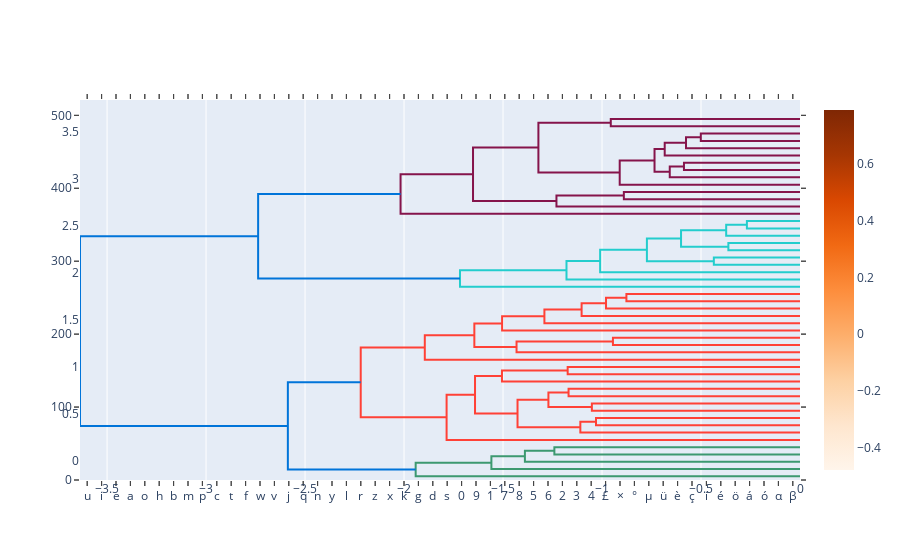

Notebook code cell kept with this figure:
### Code cell
fig.show()

### Figure 1 — Plotly figure (JSON) as saved in the notebook; plotly's stock layout.template omitted (floating-point values rounded to 4 significant figures; data arrays with more than 128 entries replaced by an {"elided": "..."} marker saying what was removed)
{"data": [{"hoverinfo": "text", "marker": {"color": "rgb(61,153,112)"}, "mode": "lines", "type": "scatter", "x": [35, 35, 45, 45], "xaxis": "x", "y": [0, 1.241, 1.241, 0], "yaxis": "y2"}, {"hoverinfo": "text", "marker": {"color": "rgb(61,153,112)"}, "mode": "lines", "type": "scatter", "x": [25, 25, 40, 40], "xaxis": "x", "y": [0, 1.39, 1.39, 1.241], "yaxis": "y2"}, {"hoverinfo": "text", "marker": {"color": "rgb(61,153,112)"}, "mode": "lines", "type": "scatter", "x": [15, 15, 32.5, 32.5], "xaxis": "x", "y": [0, 1.559, 1.559, 1.39], "yaxis": "y2"}, {"hoverinfo": "text", "marker": {"color": "rgb(61,153,112)"}, "mode": "lines", "type": "scatter", "x": [5, 5, 23.75, 23.75], "xaxis": "x", "y": [0, 1.941, 1.941, 1.559], "yaxis": "y2"}, {"hoverinfo": "text", "marker": {"color": "rgb(255,65,54)"}, "mode": "lines", "type": "scatter", "x": [75, 75, 85, 85], "xaxis": "x", "y": [0, 1.03, 1.03, 0], "yaxis": "y2"}, {"hoverinfo": "text", "marker": {"color": "rgb(255,65,54)"}, "mode": "lines", "type": "scatter", "x": [65, 65, 80, 80], "xaxis": "x", "y": [0, 1.11, 1.11, 1.03], "yaxis": "y2"}, {"hoverinfo": "text", "marker": {"color": "rgb(255,65,54)"}, "mode": "lines", "type": "scatter", "x": [95, 95, 105, 105], "xaxis": "x", "y": [0, 1.051, 1.051, 0], "yaxis": "y2"}, {"hoverinfo": "text", "marker": {"color": "rgb(255,65,54)"}, "mode": "lines", "type": "scatter", "x": [115, 115, 125, 125], "xaxis": "x", "y": [0, 1.169, 1.169, 0], "yaxis": "y2"}, {"hoverinfo": "text", "marker": {"color": "rgb(255,65,54)"}, "mode": "lines", "type": "scatter", "x": [100, 100, 120, 120], "xaxis": "x", "y": [1.051, 1.271, 1.271, 1.169], "yaxis": "y2"}, {"hoverinfo": "text", "marker": {"color": "rgb(255,65,54)"}, "mode": "lines", "type": "scatter", "x": [72.5, 72.5, 110, 110], "xaxis": "x", "y": [1.11, 1.427, 1.427, 1.271], "yaxis": "y2"}, {"hoverinfo": "text", "marker": {"color": "rgb(255,65,54)"}, "mode": "lines", "type": "scatter", "x": [145, 145, 155, 155], "xaxis": "x", "y": [0, 1.174, 1.174, 0], "yaxis": "y2"}, {"hoverinfo": "text", "marker": {"color": "rgb(255,65,54)"}, "mode": "lines", "type": "scatter", "x": [135, 135, 150, 150], "xaxis": "x", "y": [0, 1.505, 1.505, 1.174], "yaxis": "y2"}, {"hoverinfo": "text", "marker": {"color": "rgb(255,65,54)"}, "mode": "lines", "type": "scatter", "x": [91.25, 91.25, 142.5, 142.5], "xaxis": "x", "y": [1.427, 1.641, 1.641, 1.505], "yaxis": "y2"}, {"hoverinfo": "text", "marker": {"color": "rgb(255,65,54)"}, "mode": "lines", "type": "scatter", "x": [55, 55, 116.9, 116.9], "xaxis": "x", "y": [0, 1.785, 1.785, 1.641], "yaxis": "y2"}, {"hoverinfo": "text", "marker": {"color": "rgb(255,65,54)"}, "mode": "lines", "type": "scatter", "x": [185, 185, 195, 195], "xaxis": "x", "y": [0, 0.9448, 0.9448, 0], "yaxis": "y2"}, {"hoverinfo": "text", "marker": {"color": "rgb(255,65,54)"}, "mode": "lines", "type": "scatter", "x": [175, 175, 190, 190], "xaxis": "x", "y": [0, 1.432, 1.432, 0.9448], "yaxis": "y2"}, {"hoverinfo": "text", "marker": {"color": "rgb(255,65,54)"}, "mode": "lines", "type": "scatter", "x": [245, 245, 255, 255], "xaxis": "x", "y": [0, 0.8768, 0.8768, 0], "yaxis": "y2"}, {"hoverinfo": "text", "marker": {"color": "rgb(255,65,54)"}, "mode": "lines", "type": "scatter", "x": [235, 235, 250, 250], "xaxis": "x", "y": [0, 0.9798, 0.9798, 0.8768], "yaxis": "y2"}, {"hoverinfo": "text", "marker": {"color": "rgb(255,65,54)"}, "mode": "lines", "type": "scatter", "x": [225, 225, 242.5, 242.5], "xaxis": "x", "y": [0, 1.103, 1.103, 0.9798], "yaxis": "y2"}, {"hoverinfo": "text", "marker": {"color": "rgb(255,65,54)"}, "mode": "lines", "type": "scatter", "x": [215, 215, 233.8, 233.8], "xaxis": "x", "y": [0, 1.291, 1.291, 1.103], "yaxis": "y2"}, {"hoverinfo": "text", "marker": {"color": "rgb(255,65,54)"}, "mode": "lines", "type": "scatter", "x": [205, 205, 224.4, 224.4], "xaxis": "x", "y": [0, 1.505, 1.505, 1.291], "yaxis": "y2"}, {"hoverinfo": "text", "marker": {"color": "rgb(255,65,54)"}, "mode": "lines", "type": "scatter", "x": [182.5, 182.5, 214.7, 214.7], "xaxis": "x", "y": [1.432, 1.645, 1.645, 1.505], "yaxis": "y2"}, {"hoverinfo": "text", "marker": {"color": "rgb(255,65,54)"}, "mode": "lines", "type": "scatter", "x": [165, 165, 198.6, 198.6], "xaxis": "x", "y": [0, 1.895, 1.895, 1.645], "yaxis": "y2"}, {"hoverinfo": "text", "marker": {"color": "rgb(255,65,54)"}, "mode": "lines", "type": "scatter", "x": [85.94, 85.94, 181.8, 181.8], "xaxis": "x", "y": [1.785, 2.219, 2.219, 1.895], "yaxis": "y2"}, {"hoverinfo": "text", "marker": {"color": "rgb(0,116,217)"}, "mode": "lines", "type": "scatter", "x": [14.38, 14.38, 133.9, 133.9], "xaxis": "x", "y": [1.941, 2.587, 2.587, 2.219], "yaxis": "y2"}, {"hoverinfo": "text", "marker": {"color": "rgb(35,205,205)"}, "mode": "lines", "type": "scatter", "x": [295, 295, 305, 305], "xaxis": "x", "y": [0, 0.4352, 0.4352, 0], "yaxis": "y2"}, {"hoverinfo": "text", "marker": {"color": "rgb(35,205,205)"}, "mode": "lines", "type": "scatter", "x": [315, 315, 325, 325], "xaxis": "x", "y": [0, 0.3618, 0.3618, 0], "yaxis": "y2"}, {"hoverinfo": "text", "marker": {"color": "rgb(35,205,205)"}, "mode": "lines", "type": "scatter", "x": [345, 345, 355, 355], "xaxis": "x", "y": [0, 0.2682, 0.2682, 0], "yaxis": "y2"}, {"hoverinfo": "text", "marker": {"color": "rgb(35,205,205)"}, "mode": "lines", "type": "scatter", "x": [335, 335, 350, 350], "xaxis": "x", "y": [0, 0.3729, 0.3729, 0.2682], "yaxis": "y2"}, {"hoverinfo": "text", "marker": {"color": "rgb(35,205,205)"}, "mode": "lines", "type": "scatter", "x": [320, 320, 342.5, 342.5], "xaxis": "x", "y": [0.3618, 0.6009, 0.6009, 0.3729], "yaxis": "y2"}, {"hoverinfo": "text", "marker": {"color": "rgb(35,205,205)"}, "mode": "lines", "type": "scatter", "x": [300, 300, 331.2, 331.2], "xaxis": "x", "y": [0.4352, 0.7733, 0.7733, 0.6009], "yaxis": "y2"}, {"hoverinfo": "text", "marker": {"color": "rgb(35,205,205)"}, "mode": "lines", "type": "scatter", "x": [285, 285, 315.6, 315.6], "xaxis": "x", "y": [0, 1.01, 1.01, 0.7733], "yaxis": "y2"}, {"hoverinfo": "text", "marker": {"color": "rgb(35,205,205)"}, "mode": "lines", "type": "scatter", "x": [275, 275, 300.3, 300.3], "xaxis": "x", "y": [0, 1.179, 1.179, 1.01], "yaxis": "y2"}, {"hoverinfo": "text", "marker": {"color": "rgb(35,205,205)"}, "mode": "lines", "type": "scatter", "x": [265, 265, 287.7, 287.7], "xaxis": "x", "y": [0, 1.717, 1.717, 1.179], "yaxis": "y2"}, {"hoverinfo": "text", "marker": {"color": "rgb(133,20,75)"}, "mode": "lines", "type": "scatter", "x": [385, 385, 395, 395], "xaxis": "x", "y": [0, 0.8897, 0.8897, 0], "yaxis": "y2"}, {"hoverinfo": "text", "marker": {"color": "rgb(133,20,75)"}, "mode": "lines", "type": "scatter", "x": [375, 375, 390, 390], "xaxis": "x", "y": [0, 1.23, 1.23, 0.8897], "yaxis": "y2"}, {"hoverinfo": "text", "marker": {"color": "rgb(133,20,75)"}, "mode": "lines", "type": "scatter", "x": [425, 425, 435, 435], "xaxis": "x", "y": [0, 0.5861, 0.5861, 0], "yaxis": "y2"}, {"hoverinfo": "text", "marker": {"color": "rgb(133,20,75)"}, "mode": "lines", "type": "scatter", "x": [415, 415, 430, 430], "xaxis": "x", "y": [0, 0.6579, 0.6579, 0.5861], "yaxis": "y2"}, {"hoverinfo": "text", "marker": {"color": "rgb(133,20,75)"}, "mode": "lines", "type": "scatter", "x": [465, 465, 475, 475], "xaxis": "x", "y": [0, 0.501, 0.501, 0], "yaxis": "y2"}, {"hoverinfo": "text", "marker": {"color": "rgb(133,20,75)"}, "mode": "lines", "type": "scatter", "x": [455, 455, 470, 470], "xaxis": "x", "y": [0, 0.5758, 0.5758, 0.501], "yaxis": "y2"}, {"hoverinfo": "text", "marker": {"color": "rgb(133,20,75)"}, "mode": "lines", "type": "scatter", "x": [445, 445, 462.5, 462.5], "xaxis": "x", "y": [0, 0.6833, 0.6833, 0.5758], "yaxis": "y2"}, {"hoverinfo": "text", "marker": {"color": "rgb(133,20,75)"}, "mode": "lines", "type": "scatter", "x": [422.5, 422.5, 453.8, 453.8], "xaxis": "x", "y": [0.6579, 0.7347, 0.7347, 0.6833], "yaxis": "y2"}, {"hoverinfo": "text", "marker": {"color": "rgb(133,20,75)"}, "mode": "lines", "type": "scatter", "x": [405, 405, 438.1, 438.1], "xaxis": "x", "y": [0, 0.9107, 0.9107, 0.7347], "yaxis": "y2"}, {"hoverinfo": "text", "marker": {"color": "rgb(133,20,75)"}, "mode": "lines", "type": "scatter", "x": [485, 485, 495, 495], "xaxis": "x", "y": [0, 0.9557, 0.9557, 0], "yaxis": "y2"}, {"hoverinfo": "text", "marker": {"color": "rgb(133,20,75)"}, "mode": "lines", "type": "scatter", "x": [421.6, 421.6, 490, 490], "xaxis": "x", "y": [0.9107, 1.321, 1.321, 0.9557], "yaxis": "y2"}, {"hoverinfo": "text", "marker": {"color": "rgb(133,20,75)"}, "mode": "lines", "type": "scatter", "x": [382.5, 382.5, 455.8, 455.8], "xaxis": "x", "y": [1.23, 1.652, 1.652, 1.321], "yaxis": "y2"}, {"hoverinfo": "text", "marker": {"color": "rgb(133,20,75)"}, "mode": "lines", "type": "scatter", "x": [365, 365, 419.1, 419.1], "xaxis": "x", "y": [0, 2.018, 2.018, 1.652], "yaxis": "y2"}, {"hoverinfo": "text", "marker": {"color": "rgb(0,116,217)"}, "mode": "lines", "type": "scatter", "x": [276.3, 276.3, 392.1, 392.1], "xaxis": "x", "y": [1.717, 2.737, 2.737, 2.018], "yaxis": "y2"}, {"hoverinfo": "text", "marker": {"color": "rgb(0,116,217)"}, "mode": "lines", "type": "scatter", "x": [74.12, 74.12, 334.2, 334.2], "xaxis": "x", "y": [2.587, 3.637, 3.637, 2.737], "yaxis": "y2"}, {"hoverinfo": "text", "marker": {"color": "rgb(61,153,112)"}, "mode": "lines", "type": "scatter", "x": [0, -1.241, -1.241, 0], "xaxis": "x2", "y": [35, 35, 45, 45], "yaxis": "y"}, {"hoverinfo": "text", "marker": {"color": "rgb(61,153,112)"}, "mode": "lines", "type": "scatter", "x": [0, -1.39, -1.39, -1.241], "xaxis": "x2", "y": [25, 25, 40, 40], "yaxis": "y"}, {"hoverinfo": "text", "marker": {"color": "rgb(61,153,112)"}, "mode": "lines", "type": "scatter", "x": [0, -1.559, -1.559, -1.39], "xaxis": "x2", "y": [15, 15, 32.5, 32.5], "yaxis": "y"}, {"hoverinfo": "text", "marker": {"color": "rgb(61,153,112)"}, "mode": "lines", "type": "scatter", "x": [0, -1.941, -1.941, -1.559], "xaxis": "x2", "y": [5, 5, 23.75, 23.75], "yaxis": "y"}, {"hoverinfo": "text", "marker": {"color": "rgb(255,65,54)"}, "mode": "lines", "type": "scatter", "x": [0, -1.03, -1.03, 0], "xaxis": "x2", "y": [75, 75, 85, 85], "yaxis": "y"}, {"hoverinfo": "text", "marker": {"color": "rgb(255,65,54)"}, "mode": "lines", "type": "scatter", "x": [0, -1.11, -1.11, -1.03], "xaxis": "x2", "y": [65, 65, 80, 80], "yaxis": "y"}, {"hoverinfo": "text", "marker": {"color": "rgb(255,65,54)"}, "mode": "lines", "type": "scatter", "x": [0, -1.051, -1.051, 0], "xaxis": "x2", "y": [95, 95, 105, 105], "yaxis": "y"}, {"hoverinfo": "text", "marker": {"color": "rgb(255,65,54)"}, "mode": "lines", "type": "scatter", "x": [0, -1.169, -1.169, 0], "xaxis": "x2", "y": [115, 115, 125, 125], "yaxis": "y"}, {"hoverinfo": "text", "marker": {"color": "rgb(255,65,54)"}, "mode": "lines", "type": "scatter", "x": [-1.051, -1.271, -1.271, -1.169], "xaxis": "x2", "y": [100, 100, 120, 120], "yaxis": "y"}, {"hoverinfo": "text", "marker": {"color": "rgb(255,65,54)"}, "mode": "lines", "type": "scatter", "x": [-1.11, -1.427, -1.427, -1.271], "xaxis": "x2", "y": [72.5, 72.5, 110, 110], "yaxis": "y"}, {"hoverinfo": "text", "marker": {"color": "rgb(255,65,54)"}, "mode": "lines", "type": "scatter", "x": [0, -1.174, -1.174, 0], "xaxis": "x2", "y": [145, 145, 155, 155], "yaxis": "y"}, {"hoverinfo": "text", "marker": {"color": "rgb(255,65,54)"}, "mode": "lines", "type": "scatter", "x": [0, -1.505, -1.505, -1.174], "xaxis": "x2", "y": [135, 135, 150, 150], "yaxis": "y"}, {"hoverinfo": "text", "marker": {"color": "rgb(255,65,54)"}, "mode": "lines", "type": "scatter", "x": [-1.427, -1.641, -1.641, -1.505], "xaxis": "x2", "y": [91.25, 91.25, 142.5, 142.5], "yaxis": "y"}, {"hoverinfo": "text", "marker": {"color": "rgb(255,65,54)"}, "mode": "lines", "type": "scatter", "x": [0, -1.785, -1.785, -1.641], "xaxis": "x2", "y": [55, 55, 116.9, 116.9], "yaxis": "y"}, {"hoverinfo": "text", "marker": {"color": "rgb(255,65,54)"}, "mode": "lines", "type": "scatter", "x": [0, -0.9448, -0.9448, 0], "xaxis": "x2", "y": [185, 185, 195, 195], "yaxis": "y"}, {"hoverinfo": "text", "marker": {"color": "rgb(255,65,54)"}, "mode": "lines", "type": "scatter", "x": [0, -1.432, -1.432, -0.9448], "xaxis": "x2", "y": [175, 175, 190, 190], "yaxis": "y"}, {"hoverinfo": "text", "marker": {"color": "rgb(255,65,54)"}, "mode": "lines", "type": "scatter", "x": [0, -0.8768, -0.8768, 0], "xaxis": "x2", "y": [245, 245, 255, 255], "yaxis": "y"}, {"hoverinfo": "text", "marker": {"color": "rgb(255,65,54)"}, "mode": "lines", "type": "scatter", "x": [0, -0.9798, -0.9798, -0.8768], "xaxis": "x2", "y": [235, 235, 250, 250], "yaxis": "y"}, {"hoverinfo": "text", "marker": {"color": "rgb(255,65,54)"}, "mode": "lines", "type": "scatter", "x": [0, -1.103, -1.103, -0.9798], "xaxis": "x2", "y": [225, 225, 242.5, 242.5], "yaxis": "y"}, {"hoverinfo": "text", "marker": {"color": "rgb(255,65,54)"}, "mode": "lines", "type": "scatter", "x": [0, -1.291, -1.291, -1.103], "xaxis": "x2", "y": [215, 215, 233.8, 233.8], "yaxis": "y"}, {"hoverinfo": "text", "marker": {"color": "rgb(255,65,54)"}, "mode": "lines", "type": "scatter", "x": [0, -1.505, -1.505, -1.291], "xaxis": "x2", "y": [205, 205, 224.4, 224.4], "yaxis": "y"}, {"hoverinfo": "text", "marker": {"color": "rgb(255,65,54)"}, "mode": "lines", "type": "scatter", "x": [-1.432, -1.645, -1.645, -1.505], "xaxis": "x2", "y": [182.5, 182.5, 214.7, 214.7], "yaxis": "y"}, {"hoverinfo": "text", "marker": {"color": "rgb(255,65,54)"}, "mode": "lines", "type": "scatter", "x": [0, -1.895, -1.895, -1.645], "xaxis": "x2", "y": [165, 165, 198.6, 198.6], "yaxis": "y"}, {"hoverinfo": "text", "marker": {"color": "rgb(255,65,54)"}, "mode": "lines", "type": "scatter", "x": [-1.785, -2.219, -2.219, -1.895], "xaxis": "x2", "y": [85.94, 85.94, 181.8, 181.8], "yaxis": "y"}, {"hoverinfo": "text", "marker": {"color": "rgb(0,116,217)"}, "mode": "lines", "type": "scatter", "x": [-1.941, -2.587, -2.587, -2.219], "xaxis": "x2", "y": [14.38, 14.38, 133.9, 133.9], "yaxis": "y"}, {"hoverinfo": "text", "marker": {"color": "rgb(35,205,205)"}, "mode": "lines", "type": "scatter", "x": [0, -0.4352, -0.4352, 0], "xaxis": "x2", "y": [295, 295, 305, 305], "yaxis": "y"}, {"hoverinfo": "text", "marker": {"color": "rgb(35,205,205)"}, "mode": "lines", "type": "scatter", "x": [0, -0.3618, -0.3618, 0], "xaxis": "x2", "y": [315, 315, 325, 325], "yaxis": "y"}, {"hoverinfo": "text", "marker": {"color": "rgb(35,205,205)"}, "mode": "lines", "type": "scatter", "x": [0, -0.2682, -0.2682, 0], "xaxis": "x2", "y": [345, 345, 355, 355], "yaxis": "y"}, {"hoverinfo": "text", "marker": {"color": "rgb(35,205,205)"}, "mode": "lines", "type": "scatter", "x": [0, -0.3729, -0.3729, -0.2682], "xaxis": "x2", "y": [335, 335, 350, 350], "yaxis": "y"}, {"hoverinfo": "text", "marker": {"color": "rgb(35,205,205)"}, "mode": "lines", "type": "scatter", "x": [-0.3618, -0.6009, -0.6009, -0.3729], "xaxis": "x2", "y": [320, 320, 342.5, 342.5], "yaxis": "y"}, {"hoverinfo": "text", "marker": {"color": "rgb(35,205,205)"}, "mode": "lines", "type": "scatter", "x": [-0.4352, -0.7733, -0.7733, -0.6009], "xaxis": "x2", "y": [300, 300, 331.2, 331.2], "yaxis": "y"}, {"hoverinfo": "text", "marker": {"color": "rgb(35,205,205)"}, "mode": "lines", "type": "scatter", "x": [0, -1.01, -1.01, -0.7733], "xaxis": "x2", "y": [285, 285, 315.6, 315.6], "yaxis": "y"}, {"hoverinfo": "text", "marker": {"color": "rgb(35,205,205)"}, "mode": "lines", "type": "scatter", "x": [0, -1.179, -1.179, -1.01], "xaxis": "x2", "y": [275, 275, 300.3, 300.3], "yaxis": "y"}, {"hoverinfo": "text", "marker": {"color": "rgb(35,205,205)"}, "mode": "lines", "type": "scatter", "x": [0, -1.717, -1.717, -1.179], "xaxis": "x2", "y": [265, 265, 287.7, 287.7], "yaxis": "y"}, {"hoverinfo": "text", "marker": {"color": "rgb(133,20,75)"}, "mode": "lines", "type": "scatter", "x": [0, -0.8897, -0.8897, 0], "xaxis": "x2", "y": [385, 385, 395, 395], "yaxis": "y"}, {"hoverinfo": "text", "marker": {"color": "rgb(133,20,75)"}, "mode": "lines", "type": "scatter", "x": [0, -1.23, -1.23, -0.8897], "xaxis": "x2", "y": [375, 375, 390, 390], "yaxis": "y"}, {"hoverinfo": "text", "marker": {"color": "rgb(133,20,75)"}, "mode": "lines", "type": "scatter", "x": [0, -0.5861, -0.5861, 0], "xaxis": "x2", "y": [425, 425, 435, 435], "yaxis": "y"}, {"hoverinfo": "text", "marker": {"color": "rgb(133,20,75)"}, "mode": "lines", "type": "scatter", "x": [0, -0.6579, -0.6579, -0.5861], "xaxis": "x2", "y": [415, 415, 430, 430], "yaxis": "y"}, {"hoverinfo": "text", "marker": {"color": "rgb(133,20,75)"}, "mode": "lines", "type": "scatter", "x": [0, -0.501, -0.501, 0], "xaxis": "x2", "y": [465, 465, 475, 475], "yaxis": "y"}, {"hoverinfo": "text", "marker": {"color": "rgb(133,20,75)"}, "mode": "lines", "type": "scatter", "x": [0, -0.5758, -0.5758, -0.501], "xaxis": "x2", "y": [455, 455, 470, 470], "yaxis": "y"}, {"hoverinfo": "text", "marker": {"color": "rgb(133,20,75)"}, "mode": "lines", "type": "scatter", "x": [0, -0.6833, -0.6833, -0.5758], "xaxis": "x2", "y": [445, 445, 462.5, 462.5], "yaxis": "y"}, {"hoverinfo": "text", "marker": {"color": "rgb(133,20,75)"}, "mode": "lines", "type": "scatter", "x": [-0.6579, -0.7347, -0.7347, -0.6833], "xaxis": "x2", "y": [422.5, 422.5, 453.8, 453.8], "yaxis": "y"}, {"hoverinfo": "text", "marker": {"color": "rgb(133,20,75)"}, "mode": "lines", "type": "scatter", "x": [0, -0.9107, -0.9107, -0.7347], "xaxis": "x2", "y": [405, 405, 438.1, 438.1], "yaxis": "y"}, {"hoverinfo": "text", "marker": {"color": "rgb(133,20,75)"}, "mode": "lines", "type": "scatter", "x": [0, -0.9557, -0.9557, 0], "xaxis": "x2", "y": [485, 485, 495, 495], "yaxis": "y"}, {"hoverinfo": "text", "marker": {"color": "rgb(133,20,75)"}, "mode": "lines", "type": "scatter", "x": [-0.9107, -1.321, -1.321, -0.9557], "xaxis": "x2", "y": [421.6, 421.6, 490, 490], "yaxis": "y"}, {"hoverinfo": "text", "marker": {"color": "rgb(133,20,75)"}, "mode": "lines", "type": "scatter", "x": [-1.23, -1.652, -1.652, -1.321], "xaxis": "x2", "y": [382.5, 382.5, 455.8, 455.8], "yaxis": "y"}, {"hoverinfo": "text", "marker": {"color": "rgb(133,20,75)"}, "mode": "lines", "type": "scatter", "x": [0, -2.018, -2.018, -1.652], "xaxis": "x2", "y": [365, 365, 419.1, 419.1], "yaxis": "y"}, {"hoverinfo": "text", "marker": {"color": "rgb(0,116,217)"}, "mode": "lines", "type": "scatter", "x": [-1.717, -2.737, -2.737, -2.018], "xaxis": "x2", "y": [276.3, 276.3, 392.1, 392.1], "yaxis": "y"}, {"hoverinfo": "text", "marker": {"color": "rgb(0,116,217)"}, "mode": "lines", "type": "scatter", "x": [-2.587, -3.637, -3.637, -2.737], "xaxis": "x2", "y": [74.12, 74.12, 334.2, 334.2], "yaxis": "y"}, {"colorscale": [[0, "rgb(255,245,235)"], [0.125, "rgb(254,230,206)"], [0.25, "rgb(253,208,162)"], [0.375, "rgb(253,174,107)"], [0.5, "rgb(253,141,60)"], [0.625, "rgb(241,105,19)"], [0.75, "rgb(217,72,1)"], [0.875, "rgb(166,54,3)"], [1, "rgb(127,39,4)"]], "type": "heatmap", "x": [5, 15, 25, 35, 45, 55, 65, 75, 85, 95, 105, 115, 125, 135, 145, 155, 165, 175, 185, 195, 205, 215, 225, 235, 245, 255, 265, 275, 285, 295, 305, 315, 325, 335, 345, 355, 365, 375, 385, 395, 405, 415, 425, 435, 445, 455, 465, 475, 485, 495], "y": [5, 15, 25, 35, 45, 55, 65, 75, 85, 95, 105, 115, 125, 135, 145, 155, 165, 175, 185, 195, 205, 215, 225, 235, 245, 255, 265, 275, 285, 295, 305, 315, 325, 335, 345, 355, 365, 375, 385, 395, 405, 415, 425, 435, 445, 455, 465, 475, 485, 495], "z": {"elided": "50x50 float values"}}], "layout": {"autosize": false, "height": null, "hovermode": "closest", "showlegend": false, "width": null, "xaxis": {"mirror": "allticks", "rangemode": "tozero", "showgrid": false, "showline": true, "showticklabels": true, "tickmode": "array", "ticks": "outside", "ticktext": ["u", "i", "e", "a", "o", "h", "b", "m", "p", "c", "t", "f", "w", "v", "j", "q", "n", "y", "l", "r", "z", "x", "k", "g", "d", "s", "0", "9", "1", "7", "8", "5", "6", "2", "3", "4", "£", "×", "°", "μ", "ü", "è", "ç", "í", "é", "ö", "á", "ó", "α", "β"], "tickvals": [5, 15, 25, 35, 45, 55, 65, 75, 85, 95, 105, 115, 125, 135, 145, 155, 165, 175, 185, 195, 205, 215, 225, 235, 245, 255, 265, 275, 285, 295, 305, 315, 325, 335, 345, 355, 365, 375, 385, 395, 405, 415, 425, 435, 445, 455, 465, 475, 485, 495], "type": "linear", "zeroline": false}, "yaxis": {"mirror": "allticks", "rangemode": "tozero", "showgrid": false, "showline": true, "showticklabels": true, "ticks": "outside", "type": "linear", "zeroline": false}}}
